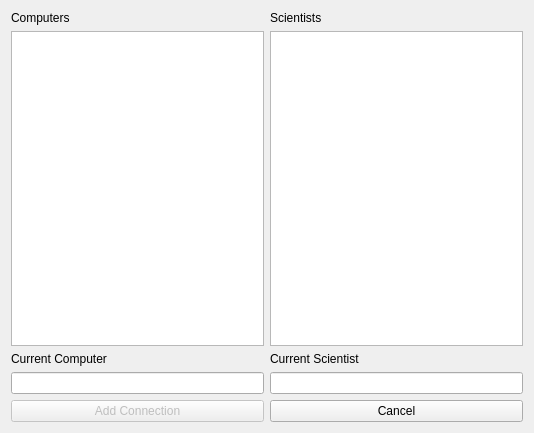
<?xml version="1.0" encoding="UTF-8"?>
<ui version="4.0">
 <class>AddConnectionDialog</class>
 <widget class="QDialog" name="AddConnectionDialog">
  <property name="geometry">
   <rect>
    <x>0</x>
    <y>0</y>
    <width>534</width>
    <height>433</height>
   </rect>
  </property>
  <property name="windowTitle">
   <string>Dialog</string>
  </property>
  <property name="windowIcon">
   <iconset resource="myresourcefile.qrc">
    <normaloff>:/icons/icons/add2.png</normaloff>:/icons/icons/add2.png</iconset>
  </property>
  <layout class="QGridLayout" name="gridLayout">
   <item row="0" column="0">
    <widget class="QLabel" name="label">
     <property name="text">
      <string>Computers</string>
     </property>
    </widget>
   </item>
   <item row="0" column="1">
    <widget class="QLabel" name="label_2">
     <property name="text">
      <string>Scientists</string>
     </property>
    </widget>
   </item>
   <item row="1" column="0">
    <widget class="QListWidget" name="list_computers"/>
   </item>
   <item row="1" column="1">
    <widget class="QListWidget" name="list_scientists"/>
   </item>
   <item row="2" column="0">
    <widget class="QLabel" name="label_3">
     <property name="text">
      <string>Current Computer</string>
     </property>
    </widget>
   </item>
   <item row="2" column="1">
    <widget class="QLabel" name="label_4">
     <property name="text">
      <string>Current Scientist</string>
     </property>
    </widget>
   </item>
   <item row="3" column="0">
    <widget class="QLineEdit" name="input_current_computer">
     <property name="enabled">
      <bool>true</bool>
     </property>
     <property name="readOnly">
      <bool>true</bool>
     </property>
    </widget>
   </item>
   <item row="3" column="1">
    <widget class="QLineEdit" name="input_current_scientist">
     <property name="enabled">
      <bool>true</bool>
     </property>
     <property name="readOnly">
      <bool>true</bool>
     </property>
    </widget>
   </item>
   <item row="4" column="0">
    <widget class="QPushButton" name="button_add_connection">
     <property name="enabled">
      <bool>false</bool>
     </property>
     <property name="text">
      <string>Add Connection</string>
     </property>
    </widget>
   </item>
   <item row="4" column="1">
    <widget class="QPushButton" name="button_edit_connection_cancel">
     <property name="text">
      <string>Cancel</string>
     </property>
    </widget>
   </item>
  </layout>
 </widget>
 <resources>
  <include location="myresourcefile.qrc"/>
 </resources>
 <connections/>
</ui>
